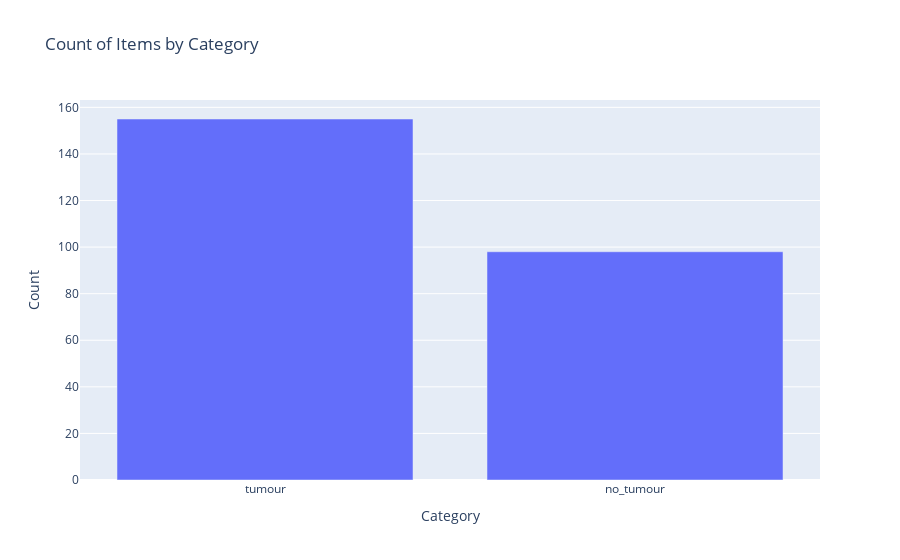
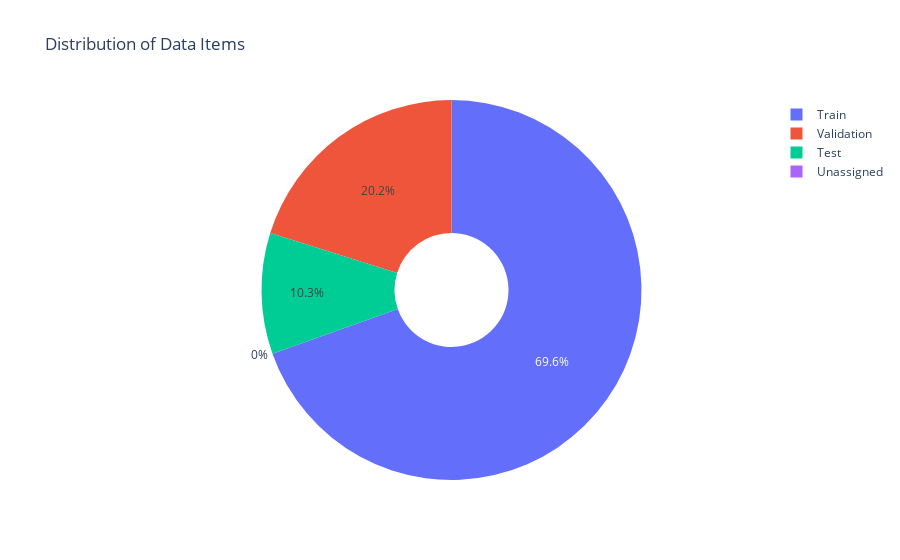

These figures' notebook cell, in order:
### Code cell
import plotly.graph_objects as go
import pandas as pd
import plotly.io as pio


# Convert the histogram data to a DataFrame
df = pd.DataFrame(dataset_summary['histogram'])

# Bar chart for counts by category
fig1 = go.Figure(data=[go.Bar(x=df['label'], y=df['count'])])
fig1.update_layout(
    title='Count of Items by Category',
    xaxis_title='Category',
    yaxis_title='Count'
)

# Pie chart for distribution of data items
fig2 = go.Figure(data=[go.Pie(
    labels=['Test', 'Train', 'Unassigned', 'Validation'],
    values=[dataset_summary['testDataItemCount'], dataset_summary['trainDataItemCount'], dataset_summary['unassignedDataItemCount'], dataset_summary['valDataItemCount']],
    hole=0.3
)])
fig2.update_layout(
    title='Distribution of Data Items'
)

# Display the figures
fig1.show()
fig2.show()

### Figure 1 — Plotly figure (JSON) as saved in the notebook; plotly's stock layout.template omitted (floating-point values rounded to 4 significant figures)
{"data": [{"type": "bar", "x": ["tumour", "no_tumour"], "y": [155, 98]}], "layout": {"title": {"text": "Count of Items by Category"}, "xaxis": {"title": {"text": "Category"}}, "yaxis": {"title": {"text": "Count"}}}}

### Figure 2 — Plotly figure (JSON) as saved in the notebook; plotly's stock layout.template omitted (floating-point values rounded to 4 significant figures)
{"data": [{"hole": 0.3, "labels": ["Test", "Train", "Unassigned", "Validation"], "type": "pie", "values": [26, 176, 0, 51]}], "layout": {"title": {"text": "Distribution of Data Items"}}}
